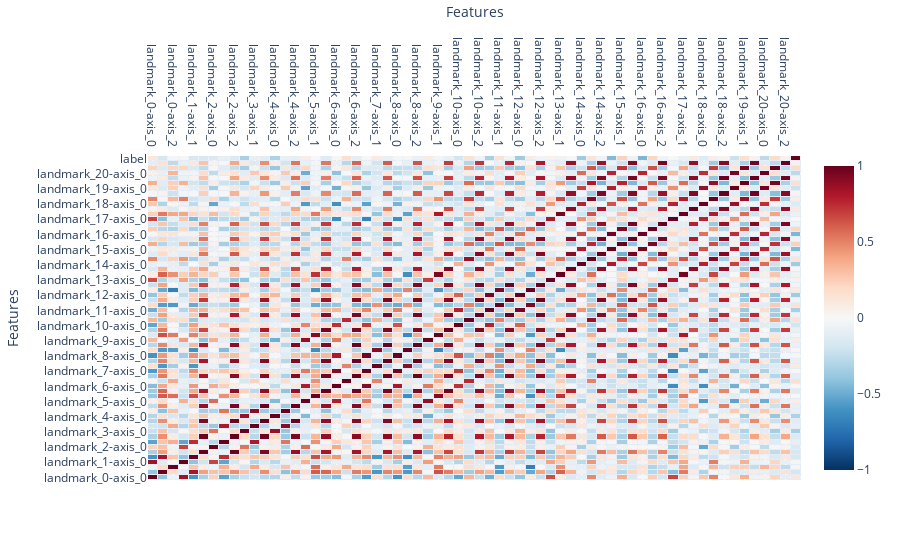

The cell this chart's notebook holds for it:
### Code cell
correlation_matrix = df.corr(numeric_only=True)

fig = go.Figure(data=go.Heatmap(
                   z = correlation_matrix,
                   x = correlation_matrix.columns,
                   y = correlation_matrix.index,
                   hoverongaps = False,
                   xgap = 1,
                   ygap = 1,
                   zmin = -1,
                   zmax = 1,
    colorscale = 'rdbu_r'
))

fig.update_xaxes(side="top")
fig.update_layout(xaxis_title = "Features", yaxis_title = "Features")
fig.show()

### Figure 1 — Plotly figure (JSON) as saved in the notebook; plotly's stock layout.template omitted (floating-point values rounded to 4 significant figures; data arrays with more than 128 entries replaced by an {"elided": "..."} marker saying what was removed)
{"data": [{"colorscale": [[0, "rgb(5,48,97)"], [0.1, "rgb(33,102,172)"], [0.2, "rgb(67,147,195)"], [0.3, "rgb(146,197,222)"], [0.4, "rgb(209,229,240)"], [0.5, "rgb(247,247,247)"], [0.6, "rgb(253,219,199)"], [0.7, "rgb(244,165,130)"], [0.8, "rgb(214,96,77)"], [0.9, "rgb(178,24,43)"], [1, "rgb(103,0,31)"]], "hoverongaps": false, "type": "heatmap", "x": ["landmark_0-axis_0", "landmark_0-axis_1", "landmark_0-axis_2", "landmark_1-axis_0", "landmark_1-axis_1", "landmark_1-axis_2", "landmark_2-axis_0", "landmark_2-axis_1", "landmark_2-axis_2", "landmark_3-axis_0", "landmark_3-axis_1", "landmark_3-axis_2", "landmark_4-axis_0", "landmark_4-axis_1", "landmark_4-axis_2", "landmark_5-axis_0", "landmark_5-axis_1", "landmark_5-axis_2", "landmark_6-axis_0", "landmark_6-axis_1", "landmark_6-axis_2", "landmark_7-axis_0", "landmark_7-axis_1", "landmark_7-axis_2", "landmark_8-axis_0", "landmark_8-axis_1", "landmark_8-axis_2", "landmark_9-axis_0", "landmark_9-axis_1", "landmark_9-axis_2", "landmark_10-axis_0", "landmark_10-axis_1", "landmark_10-axis_2", "landmark_11-axis_0", "landmark_11-axis_1", "landmark_11-axis_2", "landmark_12-axis_0", "landmark_12-axis_1", "landmark_12-axis_2", "landmark_13-axis_0", "landmark_13-axis_1", "landmark_13-axis_2", "landmark_14-axis_0", "landmark_14-axis_1", "landmark_14-axis_2", "landmark_15-axis_0", "landmark_15-axis_1", "landmark_15-axis_2", "landmark_16-axis_0", "landmark_16-axis_1", "landmark_16-axis_2", "landmark_17-axis_0", "landmark_17-axis_1", "landmark_17-axis_2", "landmark_18-axis_0", "landmark_18-axis_1", "landmark_18-axis_2", "landmark_19-axis_0", "landmark_19-axis_1", "landmark_19-axis_2", "landmark_20-axis_0", "landmark_20-axis_1", "landmark_20-axis_2", "label"], "xgap": 1, "y": ["landmark_0-axis_0", "landmark_0-axis_1", "landmark_0-axis_2", "landmark_1-axis_0", "landmark_1-axis_1", "landmark_1-axis_2", "landmark_2-axis_0", "landmark_2-axis_1", "landmark_2-axis_2", "landmark_3-axis_0", "landmark_3-axis_1", "landmark_3-axis_2", "landmark_4-axis_0", "landmark_4-axis_1", "landmark_4-axis_2", "landmark_5-axis_0", "landmark_5-axis_1", "landmark_5-axis_2", "landmark_6-axis_0", "landmark_6-axis_1", "landmark_6-axis_2", "landmark_7-axis_0", "landmark_7-axis_1", "landmark_7-axis_2", "landmark_8-axis_0", "landmark_8-axis_1", "landmark_8-axis_2", "landmark_9-axis_0", "landmark_9-axis_1", "landmark_9-axis_2", "landmark_10-axis_0", "landmark_10-axis_1", "landmark_10-axis_2", "landmark_11-axis_0", "landmark_11-axis_1", "landmark_11-axis_2", "landmark_12-axis_0", "landmark_12-axis_1", "landmark_12-axis_2", "landmark_13-axis_0", "landmark_13-axis_1", "landmark_13-axis_2", "landmark_14-axis_0", "landmark_14-axis_1", "landmark_14-axis_2", "landmark_15-axis_0", "landmark_15-axis_1", "landmark_15-axis_2", "landmark_16-axis_0", "landmark_16-axis_1", "landmark_16-axis_2", "landmark_17-axis_0", "landmark_17-axis_1", "landmark_17-axis_2", "landmark_18-axis_0", "landmark_18-axis_1", "landmark_18-axis_2", "landmark_19-axis_0", "landmark_19-axis_1", "landmark_19-axis_2", "landmark_20-axis_0", "landmark_20-axis_1", "landmark_20-axis_2", "label"], "ygap": 1, "z": {"elided": "64x64 float values"}, "zmax": 1, "zmin": -1}], "layout": {"autosize": true, "xaxis": {"autorange": true, "range": [-0.5, 63.5], "side": "top", "title": {"text": "Features"}, "type": "category"}, "yaxis": {"autorange": true, "range": [-0.5, 63.5], "title": {"text": "Features"}, "type": "category"}}}
